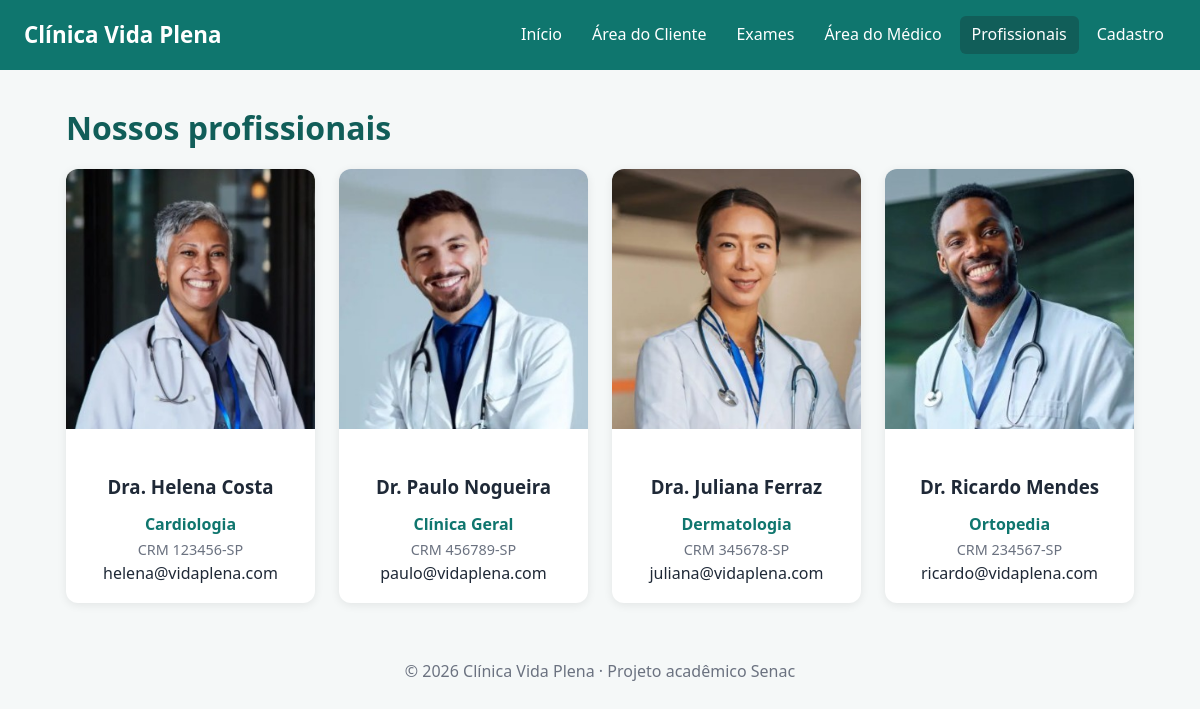
The app's page /profissionais.php with its own data.
### tables this page shows
CREATE TABLE `medico` (
  `id_medico` int(11) NOT NULL,
  `nome` varchar(150) NOT NULL,
  `crm` varchar(20) NOT NULL,
  `especialidade` varchar(80) NOT NULL,
  `telefone` varchar(20) DEFAULT NULL,
  `email` varchar(120) DEFAULT NULL,
  `valor_consulta` decimal(10,2) NOT NULL,
  `foto` varchar(255) DEFAULT NULL
);

### includes/conexao.php (called while the page is built, shortened)
<?php
function e($valor) {
    return htmlspecialchars($valor ?? '', ENT_QUOTES, 'UTF-8');
}

### profissionais.php (the view, shortened to what this page needs)
<?php
require 'includes/header.php';
$medicos = $conn->query('SELECT * FROM medico ORDER BY especialidade, nome')->fetch_all(MYSQLI_ASSOC);
?>
<h1>Nossos profissionais</h1>
<?php if (!$medicos): ?>
    <p class="alerta">Nenhum profissional cadastrado ainda.</p>
<?php else: ?>
    <div class="grade-medicos">
        <?php foreach ($medicos as $m):
            $foto = 'img/medicos/' . $m['foto'];
        ?>
            <article class="card-medico">
                <img src="<?= e($foto) ?>" alt="Foto de <?= e($m['nome']) ?>">
                <div class="info">
                    <h3><?= e($m['nome']) ?></h3>
                    <p class="especialidade"><?= e($m['especialidade']) ?></p>
                    <p class="crm">CRM <?= e($m['crm']) ?></p>
                    <p><?= e($m['email']) ?></p>
                </div>
            </article>
        <?php endforeach; ?>
    </div>
<?php endif; ?>
<?php require 'includes/footer.php'; ?>

### includes/header.php (shortened to what this page needs)
<?php require_once __DIR__ . '/conexao.php';
$pagina = basename($_SERVER['PHP_SELF']);
$menu = [
    'index.php' => 'Início',
    'cliente.php' => 'Área do Cliente',
    'exames.php' => 'Exames',
    'medico.php' => 'Área do Médico',
    'profissionais.php' => 'Profissionais',
    'cadastro.php' => 'Cadastro',
];
?>
<!DOCTYPE html>
<html lang="pt-BR">
<head>
    <link rel="stylesheet" href="css/style.css">
</head>
<body>
<header class="topo">
    <a href="index.php" class="logo">Clínica Vida Plena</a>
    <nav class="menu">
        <?php foreach ($menu as $arquivo => $nome): ?>
            <a href="<?= $arquivo ?>" class="<?= $pagina === $arquivo ? 'ativo' : '' ?>"><?= $nome ?></a>
        <?php endforeach; ?>
    </nav>
</header>
<main class="container">

### includes/footer.php
</main>
<footer class="rodape">
    &copy; <?= date('Y') ?> Clínica Vida Plena · Projeto acadêmico Senac
</footer>
</body>
</html>

### css/style.css (style rules this page uses)
:root { --primaria: #0f766e; --primaria-escura: #115e59; --primaria-clara: #e6f4f2; --fundo: #f5f8f8; --texto: #1f2937; --texto-suave: #6b7280; --borda: #d7dede; --branco: #ffffff; }
* { box-sizing: border-box; margin: 0; padding: 0; }
body { font-family: 'Segoe UI', Roboto, Arial, sans-serif; background: var(--fundo); color: var(--texto); line-height: 1.6; }
.topo { background: var(--primaria); padding: 16px 24px; display: flex; flex-wrap: wrap; justify-content: space-between; align-items: center; gap: 12px; }
.logo { color: #fff; font-size: 1.4rem; font-weight: 700; text-decoration: none; }
.menu { display: flex; flex-wrap: wrap; gap: 6px; }
.menu a { color: #fff; text-decoration: none; padding: 6px 12px; border-radius: 6px; }
.menu a:hover, .menu a.ativo { background: var(--primaria-escura); }
.container { max-width: 1100px; margin: 32px auto; padding: 0 16px; }
h1 { color: var(--primaria-escura); margin-bottom: 16px; }
h3 { margin: 20px 0 10px; }
.grade-medicos { display: grid; grid-template-columns: repeat(auto-fill, minmax(240px, 1fr)); gap: 24px; }
.card-medico { background: #fff; border-radius: 12px; overflow: hidden; box-shadow: 0 2px 10px rgba(0, 0, 0, .08); text-align: center; }
.card-medico img { width: 100%; height: 260px; object-fit: cover; }
.card-medico .info { padding: 16px; }
.card-medico .especialidade { color: var(--primaria); font-weight: 600; }
.card-medico .crm { color: var(--texto-suave); font-size: .9rem; }
.rodape { text-align: center; padding: 24px; color: var(--texto-suave); }

### records on screen
medico: foto (picture), nome "Dra. Helena Costa", especialidade "Cardiologia", crm "123456-SP", email "helena@vidaplena.com"
medico: foto (picture), nome "Dr. Paulo Nogueira", especialidade "Clínica Geral", crm "456789-SP", email "paulo@vidaplena.com"
medico: foto (picture), nome "Dra. Juliana Ferraz", especialidade "Dermatologia", crm "345678-SP", email "juliana@vidaplena.com"
medico: foto (picture), nome "Dr. Ricardo Mendes", especialidade "Ortopedia", crm "234567-SP", email "ricardo@vidaplena.com"

### other values on screen
$nome "Início"
$nome "Área do Cliente"
$nome "Exames"
$nome "Área do Médico"
$nome "Profissionais"
$nome "Cadastro"
